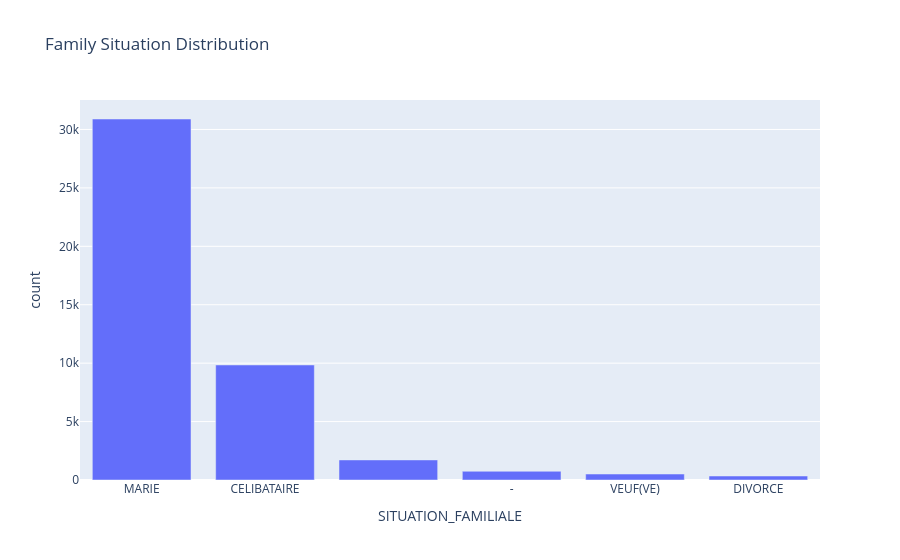

Notebook code for this chart:
### Markdown cell above
#### Family situation

### Code cell
fam_counts = client_table["SITUATION_FAMILIALE"].value_counts().reset_index()
fam_counts.columns = ["SITUATION_FAMILIALE", "count"]

fig = px.bar(
    fam_counts,
    x="SITUATION_FAMILIALE", y="count",
    title="Family Situation Distribution"
)
fig.show()

### Figure 1 — Plotly figure (JSON) as saved in the notebook; plotly's stock layout.template omitted (floating-point values rounded to 4 significant figures)
{"data": [{"alignmentgroup": "True", "hovertemplate": "SITUATION_FAMILIALE=%{x}<br>count=%{y}<extra></extra>", "legendgroup": "", "marker": {"color": "#636efa", "pattern": {"shape": ""}}, "name": "", "offsetgroup": "", "orientation": "v", "showlegend": false, "textposition": "auto", "type": "bar", "x": ["MARIE", "CELIBATAIRE", "", "-", "VEUF(VE)", "DIVORCE"], "xaxis": "x", "y": [30897, 9845, 1718, 747, 512, 342], "yaxis": "y"}], "layout": {"autosize": true, "barmode": "relative", "legend": {"tracegroupgap": 0}, "title": {"text": "Family Situation Distribution"}, "xaxis": {"anchor": "y", "autorange": true, "domain": [0, 1], "range": [-0.5, 5.5], "title": {"text": "SITUATION_FAMILIALE"}, "type": "category"}, "yaxis": {"anchor": "x", "autorange": true, "domain": [0, 1], "range": [0, 32520.0], "title": {"text": "count"}, "type": "linear"}}}
